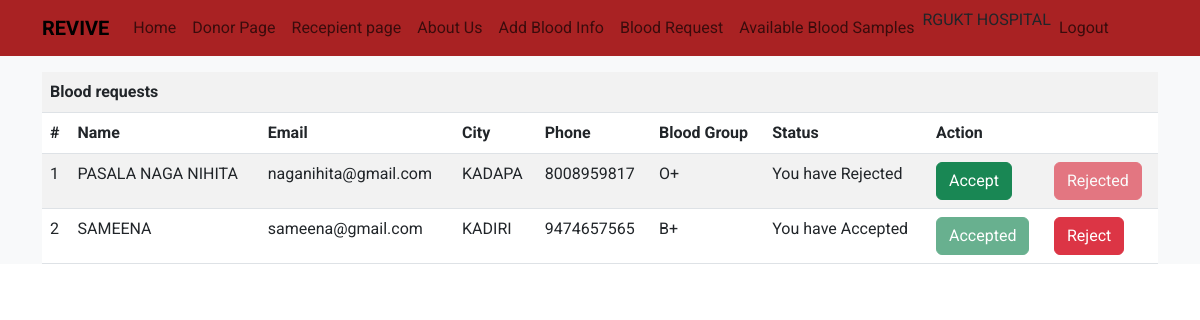
The app's page /bloodrequest.php (signed in) with its own data.
### tables this page shows
CREATE TABLE `bloodrequest` (
  `reqid` int(11) NOT NULL,
  `hid` int(11) NOT NULL,
  `rid` int(11) NOT NULL,
  `bg` varchar(11) NOT NULL,
  `status` varchar(100) NOT NULL DEFAULT 'Pending'
);

CREATE TABLE `receivers` (
  `id` int(11) NOT NULL,
  `rname` varchar(100) NOT NULL,
  `remail` varchar(100) NOT NULL,
  `rpassword` varchar(100) NOT NULL,
  `rphone` varchar(100) NOT NULL,
  `rbg` varchar(10) NOT NULL,
  `rcity` varchar(100) NOT NULL
);

### bloodrequest.php (the view, shortened to what this page needs)
<?php
require 'file/connection.php';
  if(!isset($_SESSION['hid']))
  {
  header('location:login.php');
  }
  else {
    $hid = $_SESSION['hid'];
    $sql = "select bloodrequest.*, receivers.* from bloodrequest, receivers where hid='$hid' && bloodrequest.rid=receivers.id";
    $result = mysqli_query($conn, $sql);
?>
<!DOCTYPE html>
<html>
<?php require 'head.php'; ?>
<body>
	<?php require 'header.php'; ?>
	<div class="container cont">
		<?php require 'message.php'; ?>
	<table class="table table-responsive table-striped rounded mb-5">
		<tr><th colspan="9" class="title">Blood requests</th></tr>
		<tr>
			<th>#</th>
			<th>Name</th>
			<th>Email</th>
			<th>City</th>
			<th>Phone</th>
			<th>Blood Group</th>
			<th>Status</th>
			<th colspan="2">Action</th>
		</tr>
		<?php while($row = mysqli_fetch_array($result)) { ?>
		<tr>
			<td><?php echo ++$counter;?></td>
			<td><?php echo $row['rname'];?></td>
			<td><?php echo $row['remail'];?></td>
			<td><?php echo $row['rcity'];?></td>
			<td><?php echo $row['rphone'];?></td>
			<td><?php echo $row['bg'];?></td>
			<td><?php echo 'You have '.$row['status'];?></td>
			<td><?php if($row['status'] == 'Accepted'){ ?> <a href="" class="btn btn-success disabled">Accepted</a> <?php }
			else{ ?>
				<a href="file/accept.php?reqid=<?php echo $row['reqid'];?>" class="btn btn-success">Accept</a>
			<?php } ?>
			</td>
			<td><?php if($row['status'] == 'Rejected'){ ?> <a href="" class="btn btn-danger disabled">Rejected</a> <?php }
			else{ ?>
				<a href="file/reject.php?reqid=<?php echo $row['reqid'];?>" class="btn btn-danger">Reject</a>
			<?php } ?>
			</td>
		</tr>
		<?php } ?>
	</table>
</div>
</body>
</html>
<?php } ?>

### records on screen
bloodrequest: receivers.rname "PASALA NAGA NIHITA", receivers.remail "naganihita@gmail.com", receivers.rcity "KADAPA", receivers.rphone "8008959817", bg "O+", status "Rejected"
bloodrequest: receivers.rname "SAMEENA", receivers.remail "sameena@gmail.com", receivers.rcity "KADIRI", receivers.rphone "9474657565", bg "B+", status "Accepted"

### other values on screen
$_SESSION['hname'] "RGUKT HOSPITAL"
